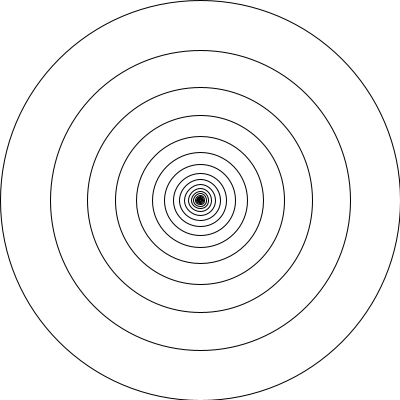
Frame 1 (no input)
Frame 60 (the mouse pressed at the canvas centre just before this capture): identical to frame 1, image omitted
Frame 120 (the mouse held since frame 60 and released just before this capture): identical to frame 1, image omitted

The Processing sketch that drew this single still picture (run headless with seeded random() and noise(); from frame 60 on, the mouse is pressed at the canvas centre):

// Processing sketch: Recursion1
// ── Recursion1.pde
// Simple Recursion
// Daniel Shiffman <http://www.shiffman.net>
// Nature of Code, Chapter 8

void setup() {
  size(400,400);  
  smooth();
}

void draw() {
  background(255);
  drawCircle(width/2,height/2,width); 
}

// Very simple function that draws one circle 
// and recursively calls itself
void drawCircle(int x, int y, float r) {
  ellipse(x, y, r, r);
  // Exit condition, stop when radius is too small
  if(r > 2) {
    r *= 0.75f;
    // Call the function inside the function! (recursion!)
    drawCircle(x, y, r);	 
  }				
}
